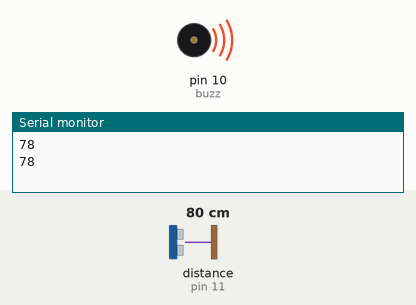
This sketch was run on a simulated Arduino Uno, built with avr-gcc and run on an emulated ATmega328P. On the bench: buzzer (waves = sounding, pin HIGH), the last lines printed to the serial monitor. Wiring (inferred from the names in the program): ultrasonic range finder: trigger pin 12; echo pin 11. Inputs (shaded band) come from the test bench; at power-on: distance to the obstacle (sensor on pin 11) 80 cm. The echo pulse lasts 58.3 µs per cm; pins used as bus, display or sensor lines are not drawn.

Above: at 1.8 s.
1.9 s: distance to the obstacle (sensor on pin 11) set to 98 cm
3.4 s: distance to the obstacle (sensor on pin 11) set to 105 cm
At 4.6 s:
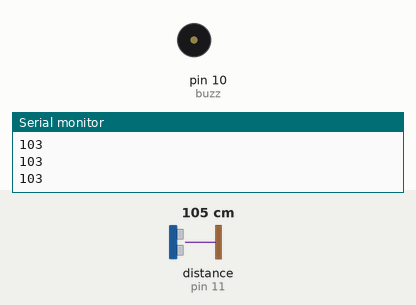
5.6 s: distance to the obstacle (sensor on pin 11) set to 2 cm
At 6.5 s:
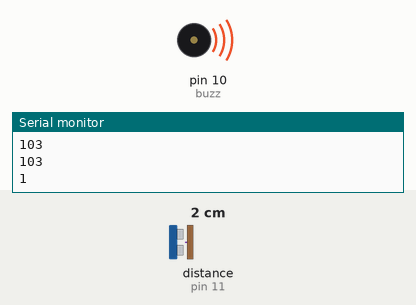
7.1 s: distance to the obstacle (sensor on pin 11) set to 120 cm
At 9.0 s:
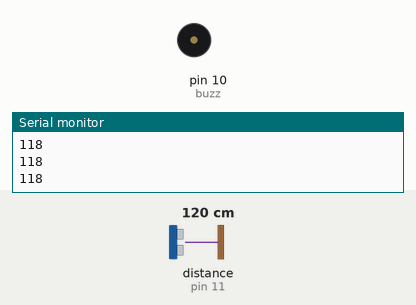
Timing chart, 0 to 10.2 s (numbered marks = the images above; inputs shaded):
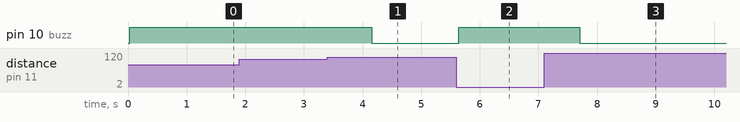

The sketch:

distans_senser.ino
```cpp
int tpin = 12;
int epin = 11;
int traveltime;
int buzz = 10;
int tdistance;
void setup() {
  // put your setup code here, to run once:
pinMode(tpin,OUTPUT);
pinMode(buzz,OUTPUT);
pinMode(epin,INPUT);
Serial.begin(9600);
}

void loop() {
  // put your main code here, to run repeatedly:
digitalWrite(tpin,LOW);
delayMicroseconds(10);
digitalWrite(tpin,HIGH);
delayMicroseconds(10);
digitalWrite(tpin,LOW);
traveltime = pulseIn(epin,HIGH);
delay(25);
tdistance =(traveltime*0.034/2);
Serial.println(tdistance);
if (tdistance<=100){
digitalWrite(buzz,HIGH);
delay(1000);
}
if (tdistance>100){
digitalWrite(buzz,LOW);
}
}
```

Measured:
- the behaviour switches between 102 and 103 cm on distance to the obstacle (sensor on pin 11) (found by bisection; images 0 and 1)
- after the input at 3.4 s, pin 10 (buzz): HIGH → LOW after 0.76 s
- after the input at 5.6 s, pin 10 (buzz): LOW → HIGH at once
- after the input at 7.1 s, pin 10 (buzz): HIGH → LOW after 0.60 s
